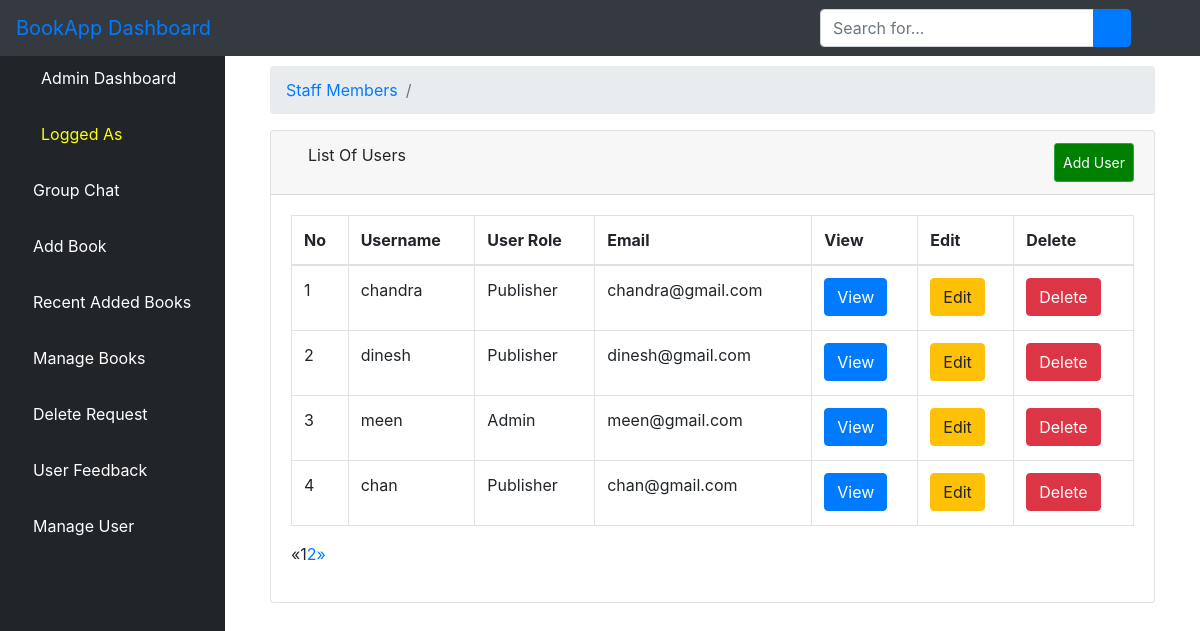
The page /aluser/ on the database its author committed.
### bookstore/models.py (models this page shows)
class User(AbstractUser):
    is_admin = models.BooleanField(default=False)
    is_publisher = models.BooleanField(default=False)
    is_librarian = models.BooleanField(default=False)
    class Meta:
        swappable = 'AUTH_USER_MODEL'

### bookstore/views.py (the view)
# urls.py: path('aluser/', views.ListUserView.as_view(), name='aluser'),
class ListUserView(generic.ListView):
    model = User
    template_name = 'dashboard/list_users.html'
    context_object_name = 'users'
    paginate_by = 4
    def get_queryset(self):
        return User.objects.order_by('-id')

### bookstore/templates/dashboard/list_users.html (shortened to what this page needs)
{% extends 'dashboard/base.html' %}
{% block body %}
        <div class="container-fluid">
        <div class="row">
          <div class="col-12 mb-3">
          <div class="col-12 mb-3">
                <div id="content-wrapper">
        <div class="container-fluid">
            <ol class="breadcrumb">
                <li class="breadcrumb-item">
                    <a href="">Staff Members</a>
                </li>
                <li class="breadcrumb-item active"></li>
            </ol>
            <div class="card mb-3">
                <div class="card-header">
                    <i class="fas fa-table"></i>
                    List Of Users
                    <a  class="btn btn-sm btn-success" href="{% url 'create_user_form' %}" style="padding: 8px; float: right; background-color: green; color: white;">Add User</a>
                </div>
                <div class="card-body">
                    <div class="table-responsive">
                        <table class="table table-bordered" id="dataTable" width="100%" cellspacing="0">
                            <thead>
                            <tr>
                                <th>No</th>
                                <th>Username</th>
                                <th>User Role</th>
                                <th>Email</th>
                                <th>View</th>
                                <th>Edit</th>
                                <th>Delete</th>
                            </tr>
                            </thead>
                            <tbody>
                        {% if users %}
                            {% for user in users %}
                                <tr>
                                    <td>{{ forloop.counter }}</td>
                                    <td>{{ user.username }}</td>
                                    <td>{% if user.is_publisher == True %}
                                      <p>Publisher</p>
                                    {% elif user.is_admin == True %}
                                      <p>Admin</p>
                                    {% else %}
                                    <p>Librarian</p>
                                      {% endif %}
                                    </td>
                                    <td>{{ user.email }}</td>
                                    <td>
                <a href="{% url 'alvuser' user.pk %}"><button type="button" class="btn btn-primary"> View</button></a>
                 </td>
                <td>
                <a href="{% url 'aeuser' user.pk %}"><button type="button" class="btn btn-warning"> Edit</button></a>
        </td>
        <td>
          <a href="{% url 'aduser' user.pk %}"><button type="button" class="btn btn-danger"> Delete</button></a></td>
                                </tr>
                            {% endfor %}
                        {% endif %}
                            </tbody>
                        </table>
                          {% if is_paginated %}
  <ul class="pagination">
    {% if page_obj.has_previous %}
      <li><a href="?page={{ page_obj.previous_page_number }}">&laquo;</a></li>
    {% else %}
      <li class="disabled"><span>&laquo;</span></li>
    {% endif %}
    {% for i in paginator.page_range %}
      {% if page_obj.number == i %}
        <li class="active"><span>{{ i }} <span class="sr-only">(current)</span></span></li>
      {% else %}
        <li><a href="?page={{ i }}">{{ i }}</a></li>
      {% endif %}
    {% endfor %}
    {% if page_obj.has_next %}
      <li><a href="?page={{ page_obj.next_page_number }}">&raquo;</a></li>
    {% else %}
      <li class="disabled"><span>&raquo;</span></li>
    {% endif %}
  </ul>
{% endif %}
                    </div>
                </div>
            </div>
        </div>
    </div>
          </div>
        </div>
      </div>
    </div>
{% endblock %}

### bookstore/templates/dashboard/base.html (shortened to what this page needs)
{% load static %}
<!DOCTYPE html>
<html lang="en">
<head>
    {% load static %}
    <link href="{% static 'vendor/fontawesome-free/css/all.min.css' %}" rel="stylesheet" type="text/css">
       <link rel="stylesheet" href="{% static 'assets/css/bootstrap.min.css' %}">
      <link rel="stylesheet" href="{% static 'assets/fonts/font-awesome-4.7.0/css/font-awesome.min.css' %}">
    <link href="{% static 'vendor/datatables/dataTables.bootstrap4.css' %}" rel="stylesheet">
    <link rel="stylesheet" type="text/css" href="{% static 'css/master.css' %}">
    <link href="{% static 'css/sb-admin.css' %}" rel="stylesheet">
</head>
<body id="page-top">
<nav class="navbar navbar-expand navbar-dark bg-dark fixed-top">
    <a class="navbar-brand mr-1 text-primary" href="">BookApp Dashboard</a>
    <button class="btn btn-link btn-sm text-white order-1 order-sm-0" id="sidebarToggle" href="#">
        <i class="fas fa-bars"></i>
    </button>
      <form class="d-none d-md-inline-block form-inline ml-auto mr-0 mr-md-3 my-2 my-md-0" action="{% url 'asearch' %}">
        <div class="input-group">
            <input type="text" class="form-control" name="query" placeholder="Search for..." aria-label="Search" aria-describedby="basic-addon2">
            <div class="input-group-append">
                <button class="btn btn-primary" type="submit">
                    <i class="fas fa-search"></i>
                </button>
            </div>
        </div>
    </form>
    <ul class="navbar-nav ml-auto ml-md-0">
        <li class="nav-item dropdown no-arrow">
            <a class="nav-link dropdown-toggle" href="#" id="userDropdown" role="button" data-toggle="dropdown" aria-haspopup="true" aria-expanded="false">
                <i class="fas fa-user-circle fa-fw text-primary"></i>
            </a>
        </li>
    </ul>
</nav>
<div id="wrapper" style="padding-top: 50px">
<ul class="sidebar navbar-nav">
    <li class="nav-item active">
        <a class="nav-link" href="{% url 'dashboard' %}">
            <i class="fas fa-fw fa-tachometer-alt"></i>
            <span>Admin Dashboard</span>
        </a>
    </li>
    <li class="nav-item active">
        <a class="nav-link" href="">
            <i class="fas fa-user-circle fa-fw text-warning"></i>
            <span style="color: yellow">Logged As {{ user.username }}</span>
        </a>
    </li>
    <li class="nav-item">
        <a class="nav-link" href="{% url 'alchat' %}">
            <i class="fas fa-book text-primary"></i>
            <span style="color: white">Group Chat</span>
        </a>
    </li>
        <li class="nav-item">
        <a class="nav-link" href="{% url 'aabook_form' %}">
            <i class="fas fa-book text-primary"></i>
            <span style="color: white">Add Book</span>
        </a>
    </li>
    <li class="nav-item">
        <a class="nav-link" href="{% url 'albook' %}">
            <i class="fas fa-book text-primary"></i>
            <span style="color: white">Recent Added Books</span>
        </a>
    </li>
      <li class="nav-item">
        <a class="nav-link" href="{% url 'ambook' %}">
            <i class="fas fa-book text-primary"></i>
            <span style="color: white">Manage Books</span>
        </a>
    </li>
     <li class="nav-item">
        <a class="nav-link" href="{% url 'adrequest' %}">
            <i class="fas fa-book text-primary"></i>
            <span style="color: white">Delete Request</span>
        </a>
    </li>
     <li class="nav-item">
        <a class="nav-link" href="{% url 'afeedback' %}">
            <i class="fas fa-book text-primary"></i>
            <span style="color: white">User Feedback</span>
        </a>
    </li>
     <li class="nav-item">
        <a class="nav-link" href="{% url 'aluser' %}">
            <i class="fas fa-user text-primary"></i>
            <span style="color: white">Manage User</span>
        </a>
    </li>
</ul>
    {% block body %}{% endblock %}
</div>

### static/css/master.css (style rules this page uses)
html { scroll-behavior: smooth; }
li { list-style-type: none; }

### bookstore/templates/dashboard/base.html (style rules this page uses)
body { display: flex; flex-direction: column; min-height: 100vh; }

### rows shown on the page
User: username "chandra", is_publisher "Publisher", email "chandra@gmail.com"
User: username "dinesh", is_publisher "Publisher", email "dinesh@gmail.com"
User: username "meen", is_publisher "Admin", email "meen@gmail.com"
User: username "chan", is_publisher "Publisher", email "chan@gmail.com"

### other values the page prints
{{ i }} "1"
{{ i }} "2"
